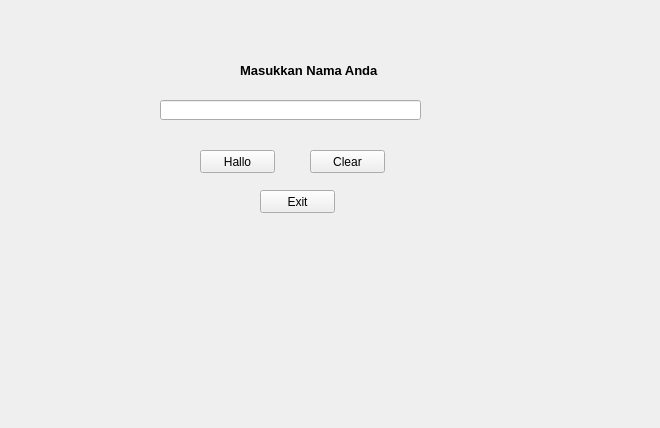
<?xml version="1.0" encoding="UTF-8"?>
<ui version="4.0">
 <class>Form</class>
 <widget class="QWidget" name="Form">
  <property name="geometry">
   <rect>
    <x>0</x>
    <y>0</y>
    <width>660</width>
    <height>428</height>
   </rect>
  </property>
  <property name="windowTitle">
   <string>Form</string>
  </property>
  <widget class="QLabel" name="label">
   <property name="geometry">
    <rect>
     <x>240</x>
     <y>60</y>
     <width>151</width>
     <height>20</height>
    </rect>
   </property>
   <property name="font">
    <font>
     <pointsize>10</pointsize>
     <weight>75</weight>
     <bold>true</bold>
    </font>
   </property>
   <property name="text">
    <string>Masukkan Nama Anda</string>
   </property>
  </widget>
  <widget class="QLineEdit" name="namaEdit">
   <property name="geometry">
    <rect>
     <x>160</x>
     <y>100</y>
     <width>261</width>
     <height>20</height>
    </rect>
   </property>
  </widget>
  <widget class="QPushButton" name="pushButton">
   <property name="geometry">
    <rect>
     <x>260</x>
     <y>190</y>
     <width>75</width>
     <height>23</height>
    </rect>
   </property>
   <property name="text">
    <string>Exit</string>
   </property>
  </widget>
  <widget class="QPushButton" name="pushButton_2">
   <property name="geometry">
    <rect>
     <x>200</x>
     <y>150</y>
     <width>75</width>
     <height>23</height>
    </rect>
   </property>
   <property name="text">
    <string>Hallo</string>
   </property>
  </widget>
  <widget class="QPushButton" name="pushButton_3">
   <property name="geometry">
    <rect>
     <x>310</x>
     <y>150</y>
     <width>75</width>
     <height>23</height>
    </rect>
   </property>
   <property name="text">
    <string>Clear</string>
   </property>
  </widget>
 </widget>
 <resources/>
 <connections/>
</ui>
